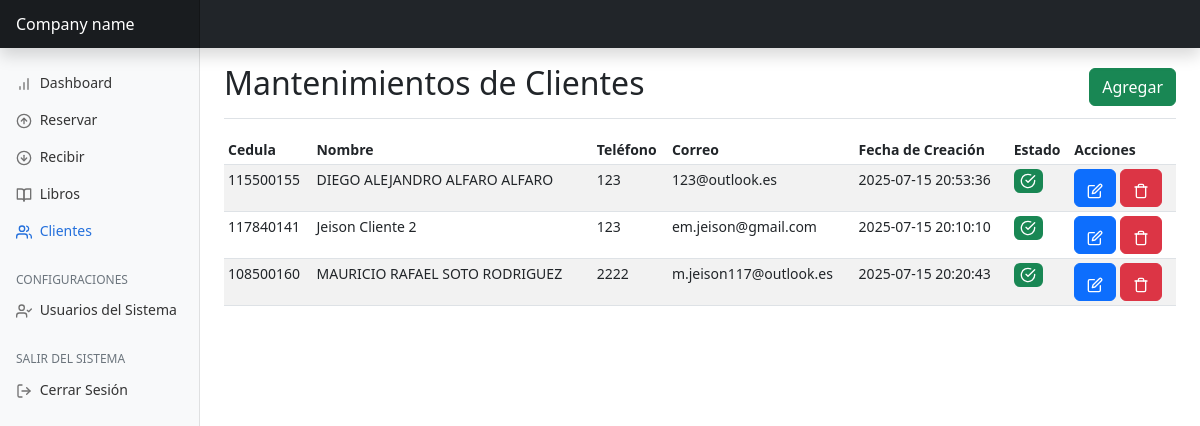
Screenshot of /pages/clientes.php (signed in) with the database file from the repository.
### tables this page shows
CREATE TABLE `cliente` (
  `id` int(11) NOT NULL,
  `cedula` varchar(64) NOT NULL,
  `nombre` varchar(128) NOT NULL,
  `telefono` varchar(64) NOT NULL,
  `correo` varchar(128) NOT NULL,
  `fecha_creacion` datetime NOT NULL DEFAULT current_timestamp(),
  `estado` tinyint(1) NOT NULL COMMENT '1=activo, 0=inactivo'
);

### pages/clientes.php (the view, shortened to what this page needs)
<?php
require '../system/session.php';
require '../layout/header.php';
?>
<div class="d-flex justify-content-between flex-wrap flex-md-nowrap align-items-center pt-3 pb-2 mb-3 border-bottom">
    <h1 class="h2">Mantenimientos de Clientes</h1>
    <div class="btn-toolbar mb-2 mb-md-0">
        <button type="button" class="btn btn-success" data-bs-toggle="modal" data-bs-target="#addModal">
            Agregar
        </button>
    </div>
</div>
<div class="table-responsive">
    <table class="table table-striped table-sm">
        <thead>
            <tr>
                <th scope="col">Cedula</th>
                <th scope="col">Nombre</th>
                <th scope="col">Teléfono</th>
                <th scope="col">Correo</th>
                <th scope="col">Fecha de Creación</th>
                <th scope="col">Estado</th>
                <th scope="col">Acciones</th>
            </tr>
        </thead>
        <tbody>
            <?php
            $clientes = mysqli_query($conn, "SELECT * FROM cliente WHERE estado != 0 ORDER BY nombre ASC");
            if(mysqli_num_rows($clientes)==0){
                echo "<tr><td colspan='7' class='text-center'>No hay clientes registrados.</td></tr>";
            }else{
                foreach ($clientes as $cliente) {
                    $estado_color = $cliente['estado'] == 1 ? 'success' : 'danger';
                    $estado_nombre = $cliente['estado'] == 1 ? '<span data-feather="check-circle" class="align-text-bottom"></span>'
                        : '<span data-feather="clock" class="align-text-bottom"></span>';
                    echo "<tr id=\"cliente-{$cliente['id']}\">
                                        <td>{$cliente['cedula']}</td>
                                        <td>{$cliente['nombre']}</td>
                                        <td>{$cliente['telefono']}</td>
                                        <td>{$cliente['correo']}</td>
                                        <td>{$cliente['fecha_creacion']}</td>
                                        <td><span class=\"badge text-bg-$estado_color\">$estado_nombre</span></td>
                                        <td>
                                            <button onclick='editarCliente({$cliente['id']})' class='btn btn-primary'><span data-feather=\"edit\" class=\"align-text-bottom\"></span></button>
                                            <button onclick='eliminarCliente({$cliente['id']})' class='btn btn-danger'><span data-feather=\"trash\" class=\"align-text-bottom\"></span></button>
                                        </td>
                                    </tr>";
                }
            }
            ?>
        </tbody>
    </table>
<?php
require '../layout/footer.php';

### layout/header.php (shortened to what this page needs)
<!doctype html>
<html lang="en">
<head>
    <link href="../css/bootstrap.min.css" rel="stylesheet">
    <link href="../css/dashboard.css" rel="stylesheet">
</head>
<body>
    <header class="navbar navbar-dark sticky-top bg-dark flex-md-nowrap p-0 shadow">
        <a class="navbar-brand col-md-3 col-lg-2 me-0 px-3 fs-6" href="#">Company name</a>
    </header>
    <div class="container-fluid">
        <div class="row">
            <?php
            require 'sidebar.php';
            ?>
            <main class="col-md-9 ms-sm-auto col-lg-10 px-md-4">

### layout/sidebar.php
<nav id="sidebarMenu" class="col-md-3 col-lg-2 d-md-block bg-light sidebar collapse">
    <div class="position-sticky pt-3 sidebar-sticky">
        <ul class="nav flex-column">
            <li class="nav-item">
                <a class="nav-link <?= basename($_SERVER['PHP_SELF'])=="index.php"?'active':''?>" aria-current="page" href="./">
                    <span data-feather="bar-chart" class="align-text-bottom"></span>
                    Dashboard
                </a>
            </li>
            <li class="nav-item">
                <a class="nav-link <?= basename($_SERVER['PHP_SELF'])=="reservar.php"?'active':''?>" href="reservar.php">
                    <span data-feather="arrow-up-circle" class="align-text-bottom"></span>
                    Reservar
                </a>
            </li>
            <li class="nav-item">
                <a class="nav-link <?= basename($_SERVER['PHP_SELF'])=="recibir.php"?'active':''?>" href="recibir.php">
                    <span data-feather="arrow-down-circle" class="align-text-bottom"></span>
                    Recibir
                </a>
            </li>
            <li class="nav-item">
                <a class="nav-link <?= basename($_SERVER['PHP_SELF'])=="libros.php"?'active':''?>" href="libros.php">
                    <span data-feather="book-open" class="align-text-bottom"></span>
                    Libros
                </a>
            </li>
            <li class="nav-item">
                <a class="nav-link <?= basename($_SERVER['PHP_SELF'])=="clientes.php"?'active':''?>" href="clientes.php">
                    <span data-feather="users" class="align-text-bottom"></span>
                    Clientes
                </a>
            </li>
        </ul>
        <h6 class="sidebar-heading d-flex justify-content-between align-items-center px-3 mt-4 mb-1 text-muted text-uppercase">
            <span>Configuraciones</span>
        </h6>
        <ul class="nav flex-column mb-2">
            <li class="nav-item">
                <a class="nav-link <?= basename($_SERVER['PHP_SELF'])=="usuarios.php"?'active':''?>" href="usuarios.php">
                    <span data-feather="user-check" class="align-text-bottom"></span>
                    Usuarios del Sistema
                </a>
            </li>
        </ul>
        <h6 class="sidebar-heading d-flex justify-content-between align-items-center px-3 mt-4 mb-1 text-muted text-uppercase">
            <span>Salir del Sistema</span>
        </h6>
        <ul class="nav flex-column mb-2">
            <li class="nav-item">
                <a class="nav-link" href="../logout.php">
                    <span data-feather="log-out" class="align-text-bottom"></span>
                    Cerrar Sesión
                </a>
            </li>
        </ul>
    </div>
</nav>

### layout/footer.php (shortened to what this page needs)
      </main>
    </div>
  </div>
</body>
</html>

### css/dashboard.css (style rules this page uses)
body { font-size: .875rem; }
.feather { width: 16px; height: 16px; }
.sidebar { position: fixed; top: 0; bottom: 0; left: 0; z-index: 100; padding: 48px 0 0; box-shadow: inset -1px 0 0 rgba(0, 0, 0, .1); }
.sidebar-sticky { height: calc(100vh - 48px); overflow-x: hidden; overflow-y: auto; }
.sidebar .nav-link { font-weight: 500; color: #333; }
.sidebar .nav-link .feather { margin-right: 4px; color: #727272; }
.sidebar .nav-link.active { color: #2470dc; }
.sidebar .nav-link:hover .feather, .sidebar .nav-link.active .feather { color: inherit; }
.sidebar-heading { font-size: .75rem; }
.navbar-brand { padding-top: .75rem; padding-bottom: .75rem; background-color: rgba(0, 0, 0, .25); box-shadow: inset -1px 0 0 rgba(0, 0, 0, .25); }

### rows the page displays
cliente: cedula "115500155", nombre "DIEGO ALEJANDRO ALFARO ALFARO", telefono "123", correo "123@outlook.es", fecha_creacion "2025-07-15 20:53:36", estado 1 (drawn)
cliente: cedula "117840141", nombre "Jeison Cliente 2", telefono "123", correo "em.jeison@gmail.com", fecha_creacion "2025-07-15 20:10:10", estado 1 (drawn)
cliente: cedula "108500160", nombre "MAURICIO RAFAEL SOTO RODRIGUEZ", telefono "2222", correo "m.jeison117@outlook.es", fecha_creacion "2025-07-15 20:20:43", estado 1 (drawn)
